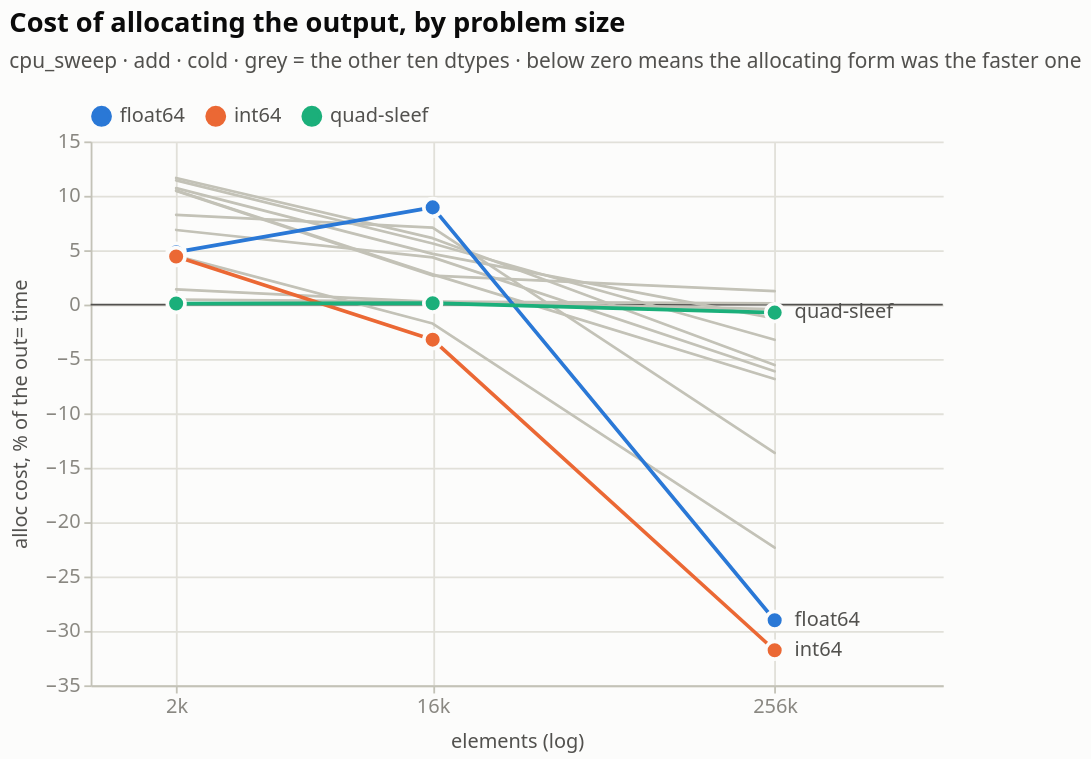

The code cell stored with this chart in its notebook:
### Markdown cell above
### The cost of allocation as a function of size

Every cell was also run in an `alloc` variant, in which the result array is
allocated afresh rather than written into a preallocated buffer. Subtracting the
two variants isolates the cost of allocation. The expected form is a fixed cost
that becomes negligible as arrays grow; the measurements do not follow that
form.

### Code cell
FEATURED = ["float64", "int64", "quad-sleef"]

alloc_cost = (
    sweep.filter((pl.col("cache_state") == "cold") & (pl.col("operation") == "add"))
    .pivot("destination", index=["implementation", "n", "n_elem"], values="us")
    .drop_nulls()
    .with_columns(
        (pl.col("alloc") - pl.col("out")).alias("penalty_us"),
        ((pl.col("alloc") - pl.col("out")) / pl.col("out") * 100).alias("penalty_pct"),
    )
    .sort("implementation", "n")
)
rest = alloc_cost.filter(~pl.col("implementation").is_in(FEATURED))
shown = alloc_cost.filter(pl.col("implementation").is_in(FEATURED))

XN = alt.X("n_elem:Q", scale=alt.Scale(type="log"), title="elements (log)",
           axis=alt.Axis(values=[2000, 16000, 256000], format="~s"))
YP = alt.Y("penalty_pct:Q", title="alloc cost, % of the out= time")

zero = alt.Chart(pl.DataFrame({"y": [0.0]})).mark_rule(
    color=P["ink2"], strokeWidth=1).encode(y="y:Q")
ctx_lines = alt.Chart(rest).mark_line(color=P["context"], strokeWidth=1.5).encode(
    x=XN, y=YP, detail="implementation:N")
hi_lines = alt.Chart(shown).mark_line().encode(
    x=XN, y=YP,
    color=alt.Color("implementation:N", sort=FEATURED,
                    scale=alt.Scale(domain=FEATURED, range=P["series"]),
                    legend=alt.Legend(title=None)))
hi_dots = hi_lines.mark_point(size=95, filled=True).encode(
    tooltip=[alt.Tooltip("implementation:N", title="dtype"),
             alt.Tooltip("n_elem:Q", title="elements", format=","),
             alt.Tooltip("penalty_pct:Q", title="alloc cost %", format=".1f"),
             alt.Tooltip("penalty_us:Q", title="alloc cost us", format=".2f")])
hi_labels = alt.Chart(shown.filter(pl.col("n") == 64_000)).mark_text(
    align="left", dx=11, fontSize=11, color=P["ink2"]).encode(
    x=XN, y=YP, text="implementation:N")

fig4 = (zero + ctx_lines + hi_lines + hi_dots + hi_labels).properties(
    width=470, height=300,
    title=alt.Title("Cost of allocating the output, by problem size",
                    subtitle="cpu_sweep · add · cold · grey = the other ten dtypes · "
                             "below zero means the allocating form was the faster one"),
).configure_view(clip=False)
figure(fig4, alloc_cost.select("n", "n_elem", "implementation", "out", "alloc",
                               "penalty_us", "penalty_pct"),
       "Table view — allocation cost by size")

### Figure 1 — Vega-Lite specification as saved in the notebook (floating-point values rounded to 4 significant figures)
{"config": {"background": "#fcfcfb", "font": "system-ui, -apple-system, \"Segoe UI\", sans-serif", "view": {"stroke": null, "continuousWidth": 620, "continuousHeight": 300, "clip": false}, "axis": {"labelFont": "system-ui, -apple-system, \"Segoe UI\", sans-serif", "titleFont": "system-ui, -apple-system, \"Segoe UI\", sans-serif", "labelColor": "#898781", "titleColor": "#52514e", "labelFontSize": 11, "titleFontSize": 11, "titleFontWeight": 500, "titlePadding": 8, "domainColor": "#c3c2b7", "domainWidth": 1, "tickColor": "#c3c2b7", "tickSize": 4, "gridColor": "#e1e0d9", "gridWidth": 1, "gridDash": []}, "legend": {"labelFont": "system-ui, -apple-system, \"Segoe UI\", sans-serif", "titleFont": "system-ui, -apple-system, \"Segoe UI\", sans-serif", "labelColor": "#52514e", "titleColor": "#52514e", "labelFontSize": 11, "titleFontSize": 11, "titleFontWeight": 500, "symbolType": "circle", "symbolSize": 90, "orient": "top", "direction": "horizontal", "offset": 8, "titlePadding": 10}, "title": {"font": "system-ui, -apple-system, \"Segoe UI\", sans-serif", "color": "#0b0b0b", "fontSize": 15, "fontWeight": 600, "subtitleFont": "system-ui, -apple-system, \"Segoe UI\", sans-serif", "subtitleColor": "#52514e", "subtitleFontSize": 11.5, "subtitlePadding": 8, "anchor": "start", "offset": 14, "dy": -4}, "header": {"labelFont": "system-ui, -apple-system, \"Segoe UI\", sans-serif", "titleFont": "system-ui, -apple-system, \"Segoe UI\", sans-serif", "labelColor": "#52514e", "titleColor": "#52514e", "labelFontSize": 11.5, "labelFontWeight": 600, "titleFontSize": 11}, "range": {"category": ["#2a78d6", "#eb6834", "#1baf7a"], "heatmap": ["#cde2fb", "#9ec5f4", "#6da7ec", "#3987e5", "#256abf", "#184f95", "#0d366b"], "ramp": ["#cde2fb", "#9ec5f4", "#6da7ec", "#3987e5", "#256abf", "#184f95", "#0d366b"]}, "bar": {"cornerRadiusEnd": 4, "discreteBandSize": 15}, "point": {"size": 95, "filled": true, "stroke": "#fcfcfb", "strokeWidth": 2, "opacity": 1}, "line": {"strokeWidth": 2, "strokeCap": "round", "strokeJoin": "round"}, "rule": {"strokeWidth": 1}, "text": {"font": "system-ui, -apple-system, \"Segoe UI\", sans-serif", "fontSize": 11, "color": "#52514e"}}, "layer": [{"data": {"name": "data-87e69d7a9d7ae5b02a22f807b2d20c57"}, "mark": {"type": "rule", "color": "#52514e", "strokeWidth": 1}, "encoding": {"y": {"field": "y", "type": "quantitative"}}}, {"data": {"name": "data-c1dcf48216566df1e23ab8441cf015e7"}, "mark": {"type": "line", "color": "#c3c2b7", "strokeWidth": 1.5}, "encoding": {"detail": {"field": "implementation", "type": "nominal"}, "x": {"axis": {"format": "~s", "values": [2000, 16000, 256000]}, "field": "n_elem", "scale": {"type": "log"}, "title": "elements (log)", "type": "quantitative"}, "y": {"field": "penalty_pct", "title": "alloc cost, % of the out= time", "type": "quantitative"}}}, {"data": {"name": "data-1a869b29f0a283a03d0098cc22be8f39"}, "mark": {"type": "line"}, "encoding": {"color": {"field": "implementation", "legend": {"title": null}, "scale": {"domain": ["float64", "int64", "quad-sleef"], "range": ["#2a78d6", "#eb6834", "#1baf7a"]}, "sort": ["float64", "int64", "quad-sleef"], "type": "nominal"}, "x": {"axis": {"format": "~s", "values": [2000, 16000, 256000]}, "field": "n_elem", "scale": {"type": "log"}, "title": "elements (log)", "type": "quantitative"}, "y": {"field": "penalty_pct", "title": "alloc cost, % of the out= time", "type": "quantitative"}}}, {"data": {"name": "data-1a869b29f0a283a03d0098cc22be8f39"}, "mark": {"type": "point", "filled": true, "size": 95}, "encoding": {"color": {"field": "implementation", "legend": {"title": null}, "scale": {"domain": ["float64", "int64", "quad-sleef"], "range": ["#2a78d6", "#eb6834", "#1baf7a"]}, "sort": ["float64", "int64", "quad-sleef"], "type": "nominal"}, "tooltip": [{"field": "implementation", "title": "dtype", "type": "nominal"}, {"field": "n_elem", "format": ",", "title": "elements", "type": "quantitative"}, {"field": "penalty_pct", "format": ".1f", "title": "alloc cost %", "type": "quantitative"}, {"field": "penalty_us", "format": ".2f", "title": "alloc cost us", "type": "quantitative"}], "x": {"axis": {"format": "~s", "values": [2000, 16000, 256000]}, "field": "n_elem", "scale": {"type": "log"}, "title": "elements (log)", "type": "quantitative"}, "y": {"field": "penalty_pct", "title": "alloc cost, % of the out= time", "type": "quantitative"}}}, {"data": {"name": "data-a228e8d89e3fa9e911d7e09bffe6441e"}, "mark": {"type": "text", "align": "left", "color": "#52514e", "dx": 11, "fontSize": 11}, "encoding": {"text": {"field": "implementation", "type": "nominal"}, "x": {"axis": {"format": "~s", "values": [2000, 16000, 256000]}, "field": "n_elem", "scale": {"type": "log"}, "title": "elements (log)", "type": "quantitative"}, "y": {"field": "penalty_pct", "title": "alloc cost, % of the out= time", "type": "quantitative"}}}], "height": 300, "title": {"text": "Cost of allocating the output, by problem size", "subtitle": "cpu_sweep · add · cold · grey = the other ten dtypes · below zero means the allocating form was the faster one"}, "width": 470, "$schema": "https://vega.github.io/schema/vega-lite/v6.4.1.json", "datasets": {"data-87e69d7a9d7ae5b02a22f807b2d20c57": [{"y": 0.0}], "data-c1dcf48216566df1e23ab8441cf015e7": [{"implementation": "float16", "n": 500, "n_elem": 2000, "alloc": 12.65, "out": 12.6, "penalty_us": 0.05677, "penalty_pct": 0.4507}, {"implementation": "float16", "n": 4000, "n_elem": 16000, "alloc": 97.37, "out": 97.11, "penalty_us": 0.258, "penalty_pct": 0.2657}, {"implementation": "float16", "n": 64000, "n_elem": 256000, "alloc": 1542.0, "out": 1540.0, "penalty_us": 1.894, "penalty_pct": 0.123}, {"implementation": "float32", "n": 500, "n_elem": 2000, "alloc": 0.8833, "out": 0.8266, "penalty_us": 0.05669, "penalty_pct": 6.858}, {"implementation": "float32", "n": 4000, "n_elem": 16000, "alloc": 3.632, "out": 3.481, "penalty_us": 0.151, "penalty_pct": 4.338}, {"implementation": "float32", "n": 64000, "n_elem": 256000, "alloc": 86.64, "out": 92.29, "penalty_us": -5.657, "penalty_pct": -6.13}, {"implementation": "int16", "n": 500, "n_elem": 2000, "alloc": 0.7133, "out": 0.6443, "penalty_us": 0.06897, "penalty_pct": 10.71}, {"implementation": "int16", "n": 4000, "n_elem": 16000, "alloc": 2.04, "out": 1.949, "penalty_us": 0.09084, "penalty_pct": 4.661}, {"implementation": "int16", "n": 64000, "n_elem": 256000, "alloc": 42.79, "out": 43.34, "penalty_us": -0.5517, "penalty_pct": -1.273}, {"implementation": "int32", "n": 500, "n_elem": 2000, "alloc": 0.8984, "out": 0.8131, "penalty_us": 0.0853, "penalty_pct": 10.49}, {"implementation": "int32", "n": 4000, "n_elem": 16000, "alloc": 3.908, "out": 3.803, "penalty_us": 0.1055, "penalty_pct": 2.774}, {"implementation": "int32", "n": 64000, "n_elem": 256000, "alloc": 89.15, "out": 95.7, "penalty_us": -6.547, "penalty_pct": -6.842}, {"implementation": "int8", "n": 500, "n_elem": 2000, "alloc": 0.6494, "out": 0.5828, "penalty_us": 0.06654, "penalty_pct": 11.42}, {"implementation": "int8", "n": 4000, "n_elem": 16000, "alloc": 1.339, "out": 1.268, "penalty_us": 0.07126, "penalty_pct": 5.62}, {"implementation": "int8", "n": 64000, "n_elem": 256000, "alloc": 21.17, "out": 21.87, "penalty_us": -0.7081, "penalty_pct": -3.237}, {"implementation": "longdouble64", "n": 500, "n_elem": 2000, "alloc": 8.247, "out": 8.134, "penalty_us": 0.1133, "penalty_pct": 1.392}, {"implementation": "longdouble64", "n": 4000, "n_elem": 16000, "alloc": 61.45, "out": 61.3, "penalty_us": 0.1555, "penalty_pct": 0.2537}, {"implementation": "longdouble64", "n": 64000, "n_elem": 256000, "alloc": 956.7, "out": 960.6, "penalty_us": -3.918, "penalty_pct": -0.4079}, {"implementation": "uint16", "n": 500, "n_elem": 2000, "alloc": 0.7147, "out": 0.647, "penalty_us": 0.06765, "penalty_pct": 10.46}, {"implementation": "uint16", "n": 4000, "n_elem": 16000, "alloc": 2.114, "out": 2.059, "penalty_us": 0.05497, "penalty_pct": 2.67}, {"implementation": "uint16", "n": 64000, "n_elem": 256000, "alloc": 45.21, "out": 44.66, "penalty_us": 0.5549, "penalty_pct": 1.243}, {"implementation": "uint32", "n": 500, "n_elem": 2000, "alloc": 0.8868, "out": 0.8191, "penalty_us": 0.06762, "penalty_pct": 8.255}, {"implementation": "uint32", "n": 4000, "n_elem": 16000, "alloc": 4.013, "out": 3.748, "penalty_us": 0.2652, "penalty_pct": 7.076}, {"implementation": "uint32", "n": 64000, "n_elem": 256000, "alloc": 83.54, "out": 96.73, "penalty_us": -13.19, "penalty_pct": -13.63}, {"implementation": "uint64", "n": 500, "n_elem": 2000, "alloc": 1.205, "out": 1.153, "penalty_us": 0.05162, "penalty_pct": 4.476}, {"implementation": "uint64", "n": 4000, "n_elem": 16000, "alloc": 7.876, "out": 8.016, "penalty_us": -0.1398, "penalty_pct": -1.744}, {"implementation": "uint64", "n": 64000, "n_elem": 256000, "alloc": 161.2, "out": 207.6, "penalty_us": -46.4, "penalty_pct": -22.35}, {"implementation": "uint8", "n": 500, "n_elem": 2000, "alloc": 0.654, "out": 0.5858, "penalty_us": 0.06817, "penalty_pct": 11.64}, {"implementation": "uint8", "n": 4000, "n_elem": 16000, "alloc": 1.36, "out": 1.282, "penalty_us": 0.07826, "penalty_pct": 6.105}, {"implementation": "uint8", "n": 64000, "n_elem": 256000, "alloc": 20.92, "out": 22.15, "penalty_us": -1.232, "penalty_pct": -5.561}], "data-1a869b29f0a283a03d0098cc22be8f39": [{"implementation": "float64", "n": 500, "n_elem": 2000, "alloc": 1.215, "out": 1.159, "penalty_us": 0.05588, "penalty_pct": 4.82}, {"implementation": "float64", "n": 4000, "n_elem": 16000, "alloc": 7.982, "out": 7.327, "penalty_us": 0.6547, "penalty_pct": 8.935}, {"implementation": "float64", "n": 64000, "n_elem": 256000, "alloc": 161.9, "out": 228.2, "penalty_us": -66.21, "penalty_pct": -29.02}, {"implementation": "int64", "n": 500, "n_elem": 2000, "alloc": 1.214, "out": 1.162, "penalty_us": 0.05135, "penalty_pct": 4.418}, {"implementation": "int64", "n": 4000, "n_elem": 16000, "alloc": 7.984, "out": 8.25, "penalty_us": -0.266, "penalty_pct": -3.224}, {"implementation": "int64", "n": 64000, "n_elem": 256000, "alloc": 149.8, "out": 219.6, "penalty_us": -69.79, "penalty_pct": -31.78}, {"implementation": "quad-sleef", "n": 500, "n_elem": 2000, "alloc": 57.21, "out": 57.16, "penalty_us": 0.0535, "penalty_pct": 0.09361}, {"implementation": "quad-sleef", "n": 4000, "n_elem": 16000, "alloc": 453.7, "out": 453.1, "penalty_us": 0.591, "penalty_pct": 0.1304}, {"implementation": "quad-sleef", "n": 64000, "n_elem": 256000, "alloc": 7264.0, "out": 7318.0, "penalty_us": -53.96, "penalty_pct": -0.7373}], "data-a228e8d89e3fa9e911d7e09bffe6441e": [{"implementation": "float64", "n": 64000, "n_elem": 256000, "alloc": 161.9, "out": 228.2, "penalty_us": -66.21, "penalty_pct": -29.02}, {"implementation": "int64", "n": 64000, "n_elem": 256000, "alloc": 149.8, "out": 219.6, "penalty_us": -69.79, "penalty_pct": -31.78}, {"implementation": "quad-sleef", "n": 64000, "n_elem": 256000, "alloc": 7264.0, "out": 7318.0, "penalty_us": -53.96, "penalty_pct": -0.7373}]}}
